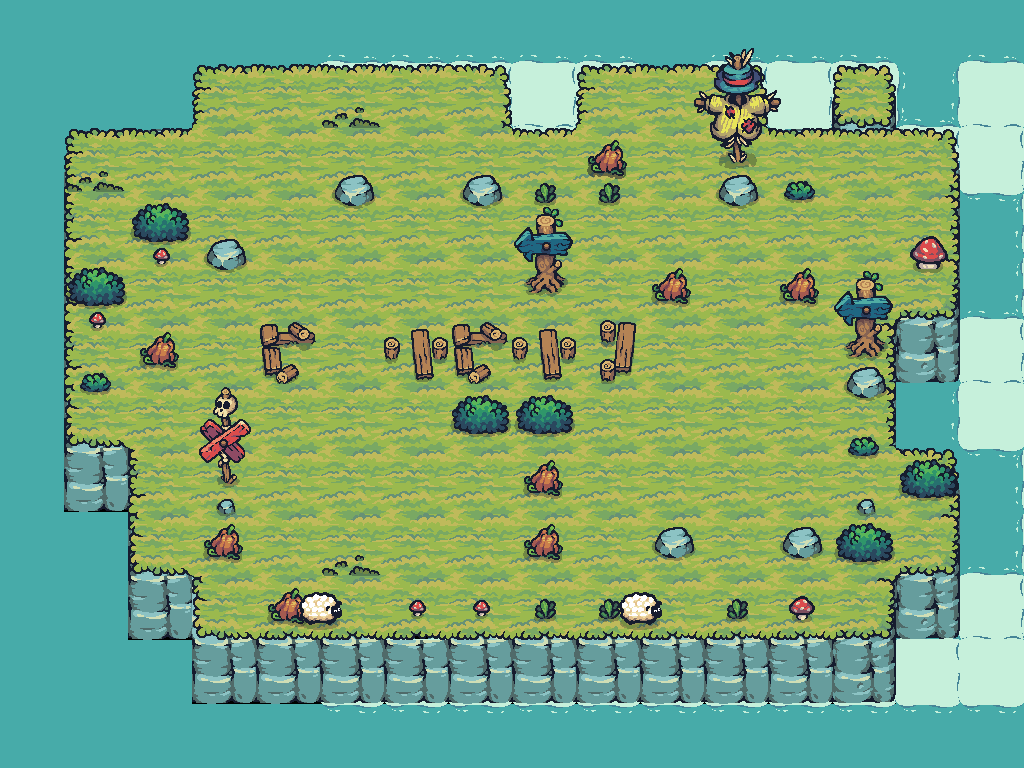

A 2D game scene composited from a Tiled map and its tileset images. What follows is a short description and the map's XML, with each tile layer's data collapsed to a summary:
An orthogonal 16x12 tile map with 64x64 px tiles, 11 tile layers (Water, Foam, layerforedge, new game bg, ...), 24 tilesets and 33 objects (18x Block, 6x Tree, 5x Barrel, PlayerCheckpoint, AntiPlayerCheckpoint, ...).

<map version="1.10" tiledversion="1.11.0" orientation="orthogonal" renderorder="right-down" width="16" height="12" tilewidth="64" tileheight="64" infinite="0" nextlayerid="28" nextobjectid="11">
 <properties>
  <property name="Star1" type="int" value="16" />
  <property name="Star2" type="int" value="24" />
  <property name="Star3" type="int" value="30" />
 </properties>
 <tileset firstgid="1" source="Terrain.tsx" />
 <tileset firstgid="41" source="Castle_Red.tsx" />
 <tileset firstgid="61" source="Tree.tsx" />
 <tileset firstgid="169" source="17.tsx" />
 <tileset firstgid="171" source="Tower_Blue.tsx" />
 <tileset firstgid="179" source="01.tsx" />
 <tileset firstgid="180" source="06.tsx" />
 <tileset firstgid="181" source="18.tsx" />
 <tileset firstgid="190" source="09.tsx" />
 <tileset firstgid="191" source="12.tsx" />
 <tileset firstgid="192" source="16.tsx" />
 <tileset firstgid="194" source="Castle_Destroyed.tsx" />
 <tileset firstgid="214" source="HappySheep_Idle.tsx" />
 <tileset firstgid="222" source="Tree_192.tsx" />
 <tileset firstgid="234" source="Water.tsx" />
 <tileset firstgid="235" source="Foam_192.tsx" />
 <tileset firstgid="243" source="Tilemap_Elevation.tsx" />
 <tileset firstgid="275" source="02.tsx" />
 <tileset firstgid="276" source="03.tsx" />
 <tileset firstgid="277" source="04.tsx" />
 <tileset firstgid="278" source="07.tsx" />
 <tileset firstgid="279" source="10.tsx" />
 <tileset firstgid="280" source="TX Props.tsx" />
 <tileset firstgid="344" source="Bridge_All.tsx" />
 <group id="26" name="Common">
  <layer id="13" name="Water" width="16" height="12">
   <data>[192 cells, 88 non-empty, 1 distinct tile ids]</data>
  </layer>
  <layer id="14" name="Foam" width="16" height="12" offsetx="128" offsety="0">
   <data>[192 cells, 44 non-empty, 1 distinct tile ids]</data>
  </layer>
  <layer id="19" name="layerforedge" width="16" height="12">
   <data>[192 cells, 30 non-empty, 11 distinct tile ids]</data>
  </layer>
  <layer id="15" name="new game bg" width="16" height="12">
   <data>[192 cells, 128 non-empty, 12 distinct tile ids]</data>
  </layer>
  <layer id="24" name="eat" width="16" height="12">
   <data>[192 cells, 5 non-empty, 3 distinct tile ids]</data>
  </layer>
  <layer id="27" name="grass" width="16" height="12">
   <data>[192 cells, 3 non-empty, 1 distinct tile ids]</data>
  </layer>
  <layer id="17" name="props" width="16" height="12" offsetx="0" offsety="32">
   <data>[192 cells, 17 non-empty, 7 distinct tile ids]</data>
  </layer>
  <layer id="18" name="propsLayer2" width="16" height="12">
   <data>[192 cells, 15 non-empty, 12 distinct tile ids]</data>
  </layer>
  <objectgroup id="21" name="TreesOutSideGameGrid" class="TreesOutSideGameGrid">
   <object id="3" name="Tree" type="Tree" x="192" y="128" width="64" height="64" />
   <object id="5" name="Tree" type="Tree" x="256" y="128" width="64" height="64" />
   <object id="6" name="Tree" type="Tree" x="384" y="128" width="64" height="64" />
   <object id="7" name="Tree" type="Tree" x="832" y="192" width="64" height="64" />
   <object id="8" name="Tree" type="Tree" x="640" y="128" width="64" height="64" />
   <object id="9" name="Tree" type="Tree" x="192" y="320" width="64" height="64" />
  </objectgroup>
  <layer id="22" name="AheadOfTreesProps" width="16" height="12">
   <data>[192 cells, 6 non-empty, 6 distinct tile ids]</data>
  </layer>
  <objectgroup id="30" name="CollisionblocksForGrid">
   <object id="101" name="Block" type="Block" x="256" y="128" width="576" height="64" />
   <object id="102" name="Block" type="Block" x="256" y="576" width="576" height="64" />
   <object id="103" name="Block" type="Block" x="192" y="192" width="64" height="384" />
   <object id="104" name="Block" type="Block" x="831" y="192" width="64" height="384" />
  </objectgroup>
  <layer id="25" name="BottomEdge" width="16" height="12">
   <data>[192 cells, 2 non-empty, 1 distinct tile ids]</data>
  </layer>
 </group>
 <layer id="13" name="CollisionblockTileLayer" width="16" height="12">
  <data>[192 cells, 15 non-empty, 8 distinct tile ids]</data>
 </layer>
 <objectgroup id="5" name="Collisionblocks">
  <object id="3" name="Block" type="Block" x="512" y="192" width="64" height="64" />
  <object id="5" name="Block" type="Block" x="512" y="256" width="64" height="64" />
  <object id="7" name="Block" type="Block" x="640" y="256" width="64" height="64" />
  <object id="8" name="Block" type="Block" x="768" y="256" width="64" height="64" />
  <object id="9" name="Block" type="Block" x="256" y="320" width="64" height="64" />
  <object id="10" name="Block" type="Block" x="384" y="320" width="64" height="64" />
  <object id="11" name="Block" type="Block" x="448" y="320" width="64" height="64" />
  <object id="12" name="Block" type="Block" x="576" y="320" width="64" height="64" />
  <object id="14" name="Block" type="Block" x="512" y="384" width="64" height="64" />
  <object id="17" name="Block" type="Block" x="512" y="448" width="64" height="64" />
  <object id="19" name="Block" type="Block" x="512" y="512" width="64" height="64" />
  <object id="20" name="Block" type="Block" x="640" y="512" width="64" height="64" />
  <object id="22" name="Block" type="Block" x="768" y="512" width="64" height="64" />
  <object id="23" name="Block" type="Block" x="448" y="384" width="64" height="64" />
 </objectgroup>
 <objectgroup id="6" name="Checkpoints">
  <object id="2" name="PlayerCheckpoint" type="PlayerCheckpoint" x="448" y="192" width="64" height="64" />
  <object id="6" name="AntiPlayerCheckpoint" type="AntiPlayerCheckpoint" x="576" y="256" width="64" height="64" />
 </objectgroup>
 <objectgroup id="7" name="Spawnpoints">
  <object id="1" name="Barrel" type="Barrel" x="384" y="192" width="64" height="64" />
  <object id="4" name="Barrel" type="Barrel" x="256" y="256" width="64" height="64" />
  <object id="13" name="Barrel" type="Barrel" x="384" y="384" width="64" height="64" />
  <object id="15" name="Barrel" type="Barrel" x="704" y="384" width="64" height="64" />
  <object id="16" name="Barrel" type="Barrel" x="768" y="384" width="64" height="64" />
  <object id="18" name="Player" type="Player" x="256" y="512" width="64" height="64" />
  <object id="21" name="AntiPlayer" type="AntiPlayer" x="704" y="512" width="64" height="64" />
 </objectgroup>
</map>
